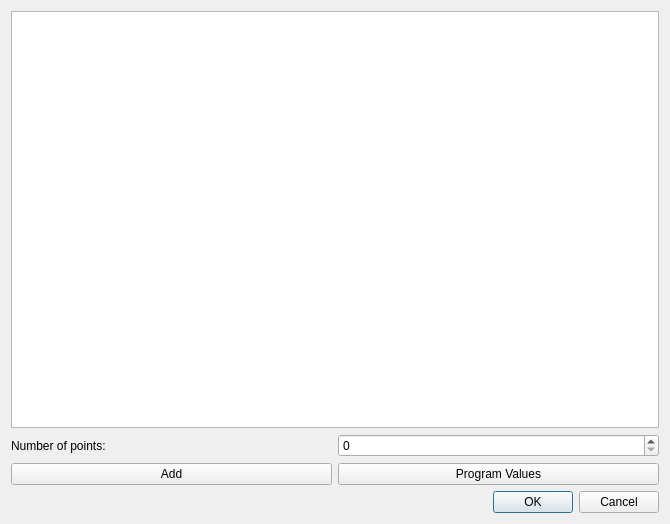
<?xml version="1.0" encoding="UTF-8"?>
<ui version="4.0">
 <class>ramp1dScan</class>
 <widget class="QDialog" name="ramp1dScan">
  <property name="geometry">
   <rect>
    <x>0</x>
    <y>0</y>
    <width>670</width>
    <height>524</height>
   </rect>
  </property>
  <property name="windowTitle">
   <string>Ramp 1D Scan Generator</string>
  </property>
  <layout class="QGridLayout" name="gridLayout_2">
   <item row="0" column="0">
    <layout class="QGridLayout" name="gridLayout">
     <item row="1" column="0">
      <widget class="QLabel" name="label">
       <property name="text">
        <string>Number of points:</string>
       </property>
      </widget>
     </item>
     <item row="1" column="1">
      <widget class="QSpinBox" name="spinNumPoints"/>
     </item>
     <item row="0" column="0" colspan="2">
      <widget class="QTableWidget" name="tableScanPoints"/>
     </item>
     <item row="2" column="0">
      <widget class="QPushButton" name="pushAdd">
       <property name="text">
        <string>Add</string>
       </property>
      </widget>
     </item>
     <item row="2" column="1">
      <widget class="QPushButton" name="pushProgramValues">
       <property name="text">
        <string>Program Values</string>
       </property>
      </widget>
     </item>
    </layout>
   </item>
   <item row="1" column="0">
    <widget class="QDialogButtonBox" name="buttonBox">
     <property name="orientation">
      <enum>Qt::Horizontal</enum>
     </property>
     <property name="standardButtons">
      <set>QDialogButtonBox::Cancel|QDialogButtonBox::Ok</set>
     </property>
    </widget>
   </item>
  </layout>
 </widget>
 <resources/>
 <connections>
  <connection>
   <sender>buttonBox</sender>
   <signal>accepted()</signal>
   <receiver>ramp1dScan</receiver>
   <slot>accept()</slot>
   <hints>
    <hint type="sourcelabel">
     <x>227</x>
     <y>506</y>
    </hint>
    <hint type="destinationlabel">
     <x>157</x>
     <y>274</y>
    </hint>
   </hints>
  </connection>
  <connection>
   <sender>buttonBox</sender>
   <signal>rejected()</signal>
   <receiver>ramp1dScan</receiver>
   <slot>reject()</slot>
   <hints>
    <hint type="sourcelabel">
     <x>295</x>
     <y>512</y>
    </hint>
    <hint type="destinationlabel">
     <x>286</x>
     <y>274</y>
    </hint>
   </hints>
  </connection>
  <connection>
   <sender>spinNumPoints</sender>
   <signal>valueChanged(int)</signal>
   <receiver>ramp1dScan</receiver>
   <slot>handleNumPointsChanged()</slot>
   <hints>
    <hint type="sourcelabel">
     <x>391</x>
     <y>441</y>
    </hint>
    <hint type="destinationlabel">
     <x>667</x>
     <y>444</y>
    </hint>
   </hints>
  </connection>
  <connection>
   <sender>pushAdd</sender>
   <signal>clicked()</signal>
   <receiver>ramp1dScan</receiver>
   <slot>handleAddClicked()</slot>
   <hints>
    <hint type="sourcelabel">
     <x>204</x>
     <y>472</y>
    </hint>
    <hint type="destinationlabel">
     <x>396</x>
     <y>472</y>
    </hint>
   </hints>
  </connection>
  <connection>
   <sender>pushProgramValues</sender>
   <signal>clicked()</signal>
   <receiver>ramp1dScan</receiver>
   <slot>handleProgramValues()</slot>
   <hints>
    <hint type="sourcelabel">
     <x>612</x>
     <y>466</y>
    </hint>
    <hint type="destinationlabel">
     <x>666</x>
     <y>483</y>
    </hint>
   </hints>
  </connection>
 </connections>
 <slots>
  <slot>handleNumPointsChanged()</slot>
  <slot>handleAddClicked()</slot>
  <slot>handleProgramValues()</slot>
 </slots>
</ui>
